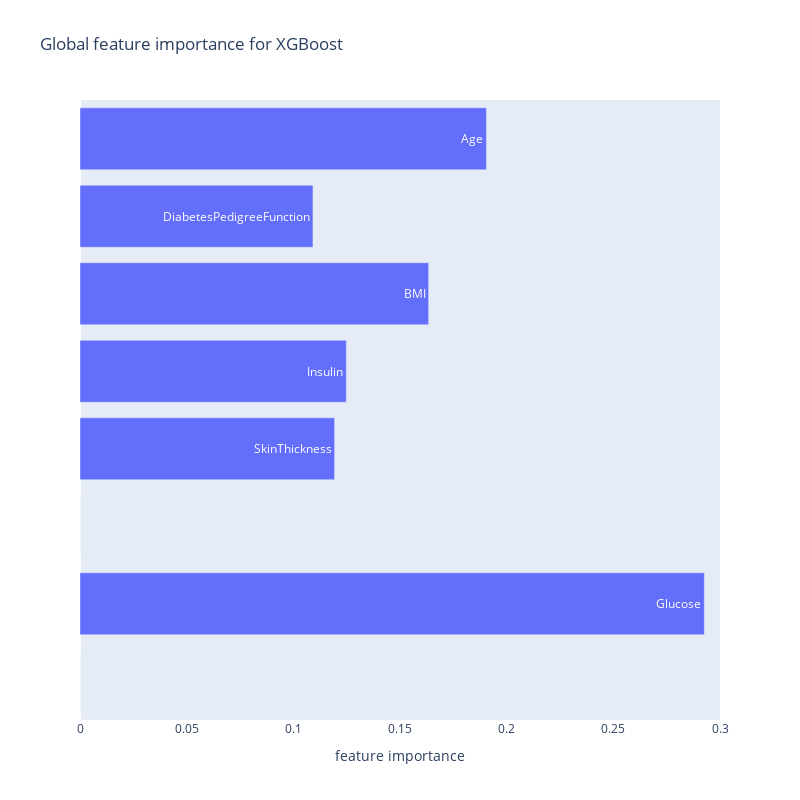

The cell this chart's notebook holds for it:
### Code cell
import plotly.express as px
fig = px.bar(xgb_df, y='variable', x='feature_importance', orientation='h', range_x=(0, 0.3), text='variable', title='Global feature importance for XGBoost', height=800, width=800, labels={'feature_importance': 'feature importance'})
fig.update_yaxes(visible=False, showticklabels=False)
fig.update_xaxes(showgrid=False)
fig.show()

### Figure 1 — Plotly figure (JSON) as saved in the notebook; plotly's stock layout.template omitted (floating-point values rounded to 4 significant figures)
{"data": [{"alignmentgroup": "True", "hovertemplate": "feature importance=%{x}<br>variable=%{text}<extra></extra>", "legendgroup": "", "marker": {"color": "#636efa", "pattern": {"shape": ""}}, "name": "", "offsetgroup": "", "orientation": "h", "showlegend": false, "text": ["Pregnancies", "Glucose", "BloodPressure", "SkinThickness", "Insulin", "BMI", "DiabetesPedigreeFunction", "Age"], "textposition": "auto", "type": "bar", "x": [0, 0.2926, 0, 0.1194, 0.1248, 0.1634, 0.1092, 0.1905], "xaxis": "x", "y": ["Pregnancies", "Glucose", "BloodPressure", "SkinThickness", "Insulin", "BMI", "DiabetesPedigreeFunction", "Age"], "yaxis": "y"}], "layout": {"barmode": "relative", "height": 800, "legend": {"tracegroupgap": 0}, "title": {"text": "Global feature importance for XGBoost"}, "width": 800, "xaxis": {"anchor": "y", "domain": [0, 1], "range": [0, 0.3], "showgrid": false, "title": {"text": "feature importance"}}, "yaxis": {"anchor": "x", "domain": [0, 1], "showticklabels": false, "title": {"text": "variable"}, "visible": false}}}
